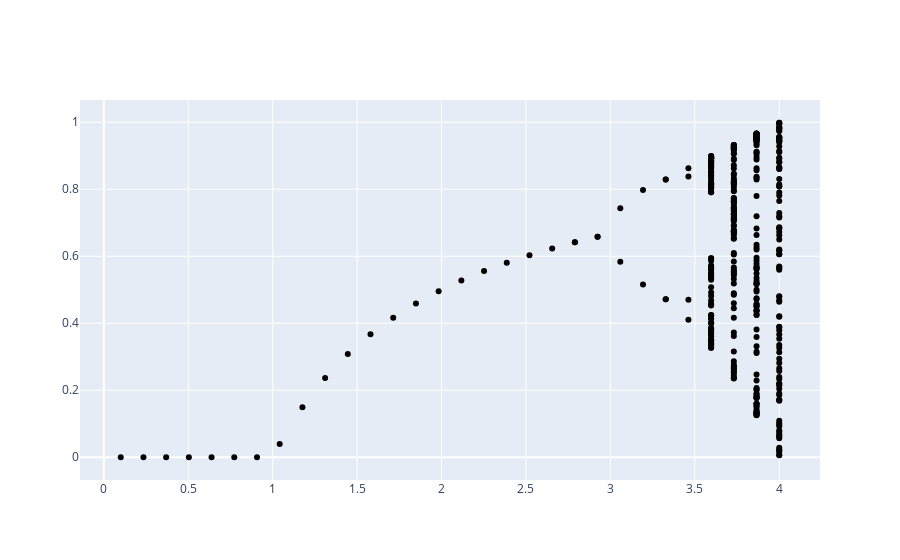

The code cell stored with this chart in its notebook:
### Code cell
from plexsim.models import *
import networkx as nx, numpy as np
import plotly.graph_objects as go
# g = nx.Graph()
g = nx.path_graph(1)
m.states[0] = 0.1
T = 10_000
fig = go.Figure()
x = np.arange(T)
r = np.linspace(.1, 4, 30)
for ri in r:
    m.states[0] = .1
    m.r = ri
    res = m.simulate(T)
    y   = np.unique(res.T[0][-100:])
    xi  = np.ones(y.size) *  ri
    fig.add_trace(go.Scatter(x = xi, y =  y, mode = 'markers',\
                            showlegend = False,\
                            marker = dict(color = 'black')))
fig.show()
